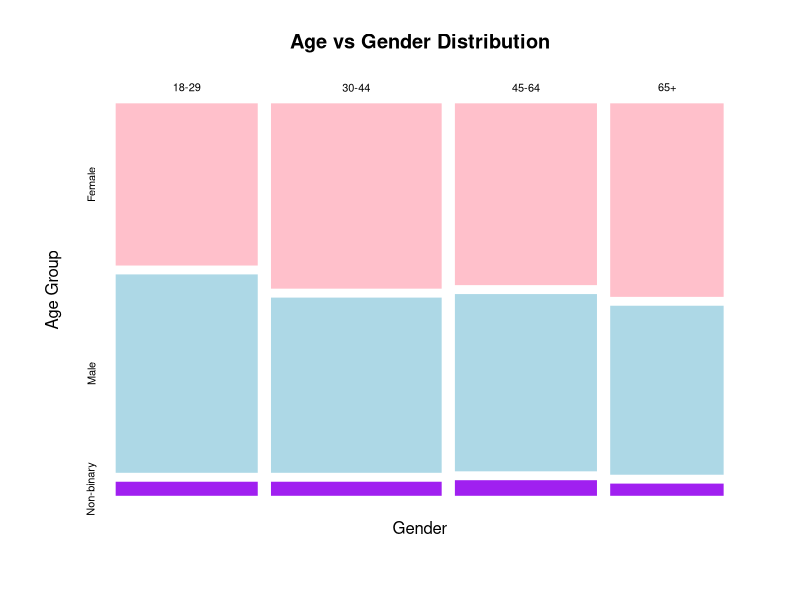

Recreate this plot in R. (Note: this script raises an error after producing the figure.)
## ---- chunk 1
# Data building

# Set seed
set.seed(13)  # for reproducibility

## Exact counts
age <- c(
  rep("18-29", 250),
  rep("30-44", 300),
  rep("45-64", 250),
  rep("65+", 200)
)

gender <- c(
  rep("Male", 480),
  rep("Female", 480),
  rep("Non-binary", 40)
)

# Shuffle to mix values
age <- sample(age)
gender <- sample(gender)

# Combine and add pool_member_id for Panelot functionality
pop_data <- data.frame(Age = age, Gender = gender)
pop_data$pool_member_id <- 1:nrow(pop_data)
pop_data <- pop_data[, c("pool_member_id", "Age", "Gender")]

# Check that proportions came out right
prop.table(table(pop_data$Gender))
prop.table(table(pop_data$Age))
## ---- chunk 2
# Visualising population

# Build contingency table
pop_tab <- table(pop_data$Age, pop_data$Gender)
pop_tab

# Build Mosaic Plot
mosaicplot(
  pop_tab,
  main = "Age vs Gender Distribution",
  xlab = "Gender",
  ylab = "Age Group",
  col = c("pink", "lightblue", "purple"),
  border = "white"
)

# Build UpSet Plot

upset_pop_data <- pop_data %>%
  mutate(
    `18-29` = as.integer(Age == "18-29"),
    `30-44` = as.integer(Age == "30-44"),
    `45-64` = as.integer(Age == "45-64"),
    `65+`   = as.integer(Age == "65+"),
    Male    = as.integer(Gender == "Male"),
    Female  = as.integer(Gender == "Female"),
    `Non-binary` = as.integer(Gender == "Non-binary")
  )

upset(
  upset_pop_data,
  sets = c("18-29", "30-44", "45-64", "65+", "Male", "Female", "Non-binary"),
  keep.order = TRUE,
  mainbar.y.label = "Number of pool members",
  sets.x.label = "Set size"
)

## ---- chunk 3
# Simulating survey

set.seed(13)

response_table <- expand.grid(
  Age = c("18-29", "30-44", "45-64", "65+"),
  Gender = c("Male", "Female", "Non-binary")
)

response_table$response_prob <- c(0.3, 0.3, 0.3, 0.3, 0.3, 0.3, 0.3, 0.3, 0.3, 0.3, 0.3, 0.3)

sur_data <- pop_data %>%
  left_join(response_table, by = c("Age", "Gender")) %>%
  mutate(
    Responded = ifelse(rbinom(n(), 1, response_prob) == 1, "Yes", "No")
  )

# Filter for selected
sur_select <- sur_data %>%
  filter(Responded == "Yes")
## ---- chunk 4
# Visualising survey sample

# Make contingency table

sur_tab <- table(sur_select$Age, sur_select$Gender)
sur_tab

# Mosaic plot

mosaicplot(
  sur_tab,
  main = "Age vs Gender Distribution",
  xlab = "Gender",
  ylab = "Age Group",
  col = c("pink", "lightblue", "purple"),
  border = "white"
)

# Make UpSet Plot

upset_sur_data <- sur_select %>%
  mutate(
    `18-29` = as.integer(Age == "18-29"),
    `30-44` = as.integer(Age == "30-44"),
    `45-64` = as.integer(Age == "45-64"),
    `65+`   = as.integer(Age == "65+"),
    Male    = as.integer(Gender == "Male"),
    Female  = as.integer(Gender == "Female"),
    `Non-binary` = as.integer(Gender == "Non-binary")
  )

upset(
  upset_sur_data,
  sets = c("18-29", "30-44", "45-64", "65+", "Male", "Female", "Non-binary"),
  keep.order = TRUE,
  mainbar.y.label = "Number of pool members",
  sets.x.label = "Set size"
)
